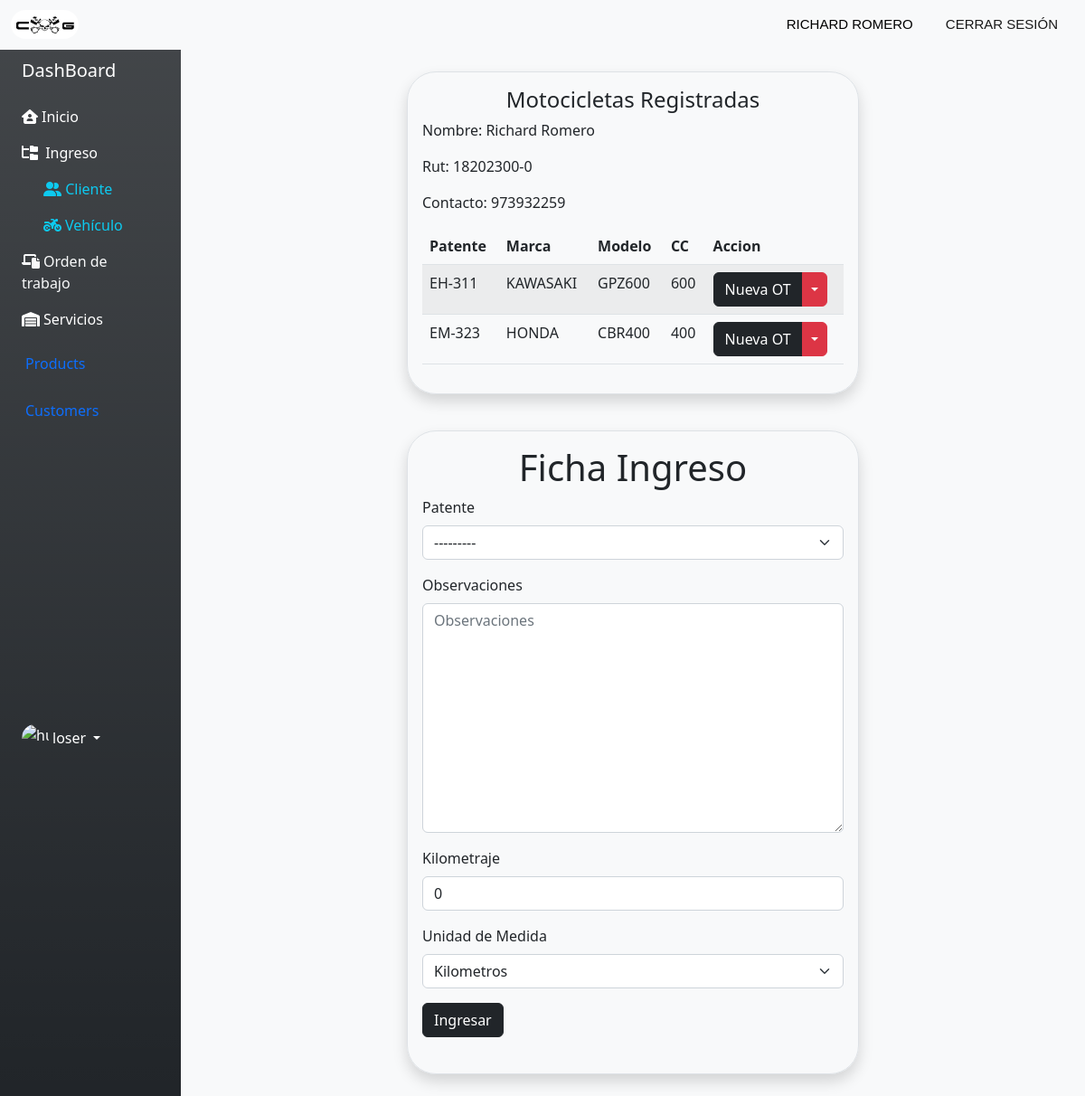
/view-bikes-client/18202300-0, run on the app's committed database.
### page/models.py (models this page shows, shortened)
class Cliente(models.Model):
    usuario_cli = models.ForeignKey(User, on_delete=models.CASCADE, verbose_name="Usuario", null=True)
    rut_cli = models.CharField(primary_key=True, max_length=11, verbose_name="Rut")
    nombre_cli = models.CharField(max_length=50, verbose_name="Nombre")
    apellido_cli = models.CharField(max_length= 100, verbose_name="Apellido")
    direccion_clie = models.CharField(max_length=250, verbose_name="Dirección")
    celular_cli = models.IntegerField(verbose_name="Número contacto")

class Vehiculo(models.Model):
    rut_cli = models.ForeignKey(Cliente, on_delete=models.CASCADE, verbose_name="Rut Cliente")
    patente_vh= models.CharField(primary_key=True, max_length=7, verbose_name="Patente")
    marca_vh = models.CharField(max_length=50, verbose_name="Marca")
    modelo_vh = models.CharField(max_length=50, verbose_name="Modelo")
    cilindrada_vh = models.PositiveIntegerField( verbose_name="Cilindrada")
    kilometraje_vh = models.PositiveIntegerField( verbose_name="Kilometraje")
    mill_km_vh = models.CharField(max_length=50, verbose_name="Unidad de Medida", choices=unidad_medida, default='Kilometros')
    def __str__(self):
        return self.patente_vh

### page/views.py (the view, shortened to what this page needs)
# urls.py: path('view-bikes-client/<str:rut>', view_bikes_client, name= "view-bikes-client"),
def view_bikes_client(request, rut):
    Mbikes = Vehiculo.objects.filter(rut_cli = rut)
    client = Cliente.objects.get(rut_cli = rut)
    form = Ficha_ingresoForm(request.POST or None)
    fi_client = Ficha_ingreso.objects.filter(rut_cli = rut)
    data = {
        "Mbikes" : Mbikes,
        "client" : client,
        "form" : form,
        "fi_client" : fi_client
    }
    return render(request, "app/view-bikes-client.html", data)

### page/forms.py
class Ficha_ingresoForm(forms.ModelForm):
    class Meta:
        model = Ficha_ingreso
        fields = '__all__'
        exclude = ('rut_cli',)

### page/templates/app/view-bikes-client.html (shortened to what this page needs)
{% extends 'layouts/base-dashboard.html' %}
{% load static %}
{% load django_bootstrap5 %}
{% block content %}
<div class="container-fluid">
    <div class="row">
        {% include "includes/sidebar.html" %}
        <div class="col mt-2">
            <div class="row d-flex justify-content-center">
                <div class="container">
                    <div class="row">
                        <div class="col-12 col-md-6 offset-md-3 mt-3 border rounded-5 shadow p-3 mb-4">
                            <div class="text-center">
                                <h4>Motocicletas Registradas</h4>
                            </div>
                            <div class="fs-6">
                                <p>Nombre: {{client.nombre_cli}} {{client.apellido_cli}} </p>
                                <p>Rut: {{client.rut_cli}}</p>
                                <p>Contacto: {{client.celular_cli}}</p>
                            </div>
                            <div class="">
                                <table class="table table-striped">
                                    <thead>
                                        <tr>
                                            <th scope="col">Patente</th>
                                            <th scope="col">Marca</th>
                                            <th scope="col">Modelo</th>
                                            <th scope="col">CC</th>
                                            <th scope="col">Accion</th>
                                        </tr>
                                    </thead>
                                    <tbody>
                                        {% for bike in Mbikes %}
                                        <tr>
                                            <td scope="row">{{bike.patente_vh}}</td>
                                            <td>{{bike.marca_vh}}</td>
                                            <td>{{bike.modelo_vh}}</td>
                                            <td>{{bike.cilindrada_vh}}</td>
                                            <td>
                                                <div class="btn-group">
                                                    <button type="button" class="btn btn-dark"
                                                        data-arg1="{{bike.patente_vh}}" onclick="data(this)"
                                                        id="{{bike.patente_vh}}">Nueva OT</button>
                                                    <button type="button"
                                                        class="btn btn-danger dropdown-toggle dropdown-toggle-split"
                                                        data-bs-toggle="dropdown" aria-expanded="false">
                                                    </button>
                                                </div>
                                            </td>
                                        </tr>
                                        {% endfor %}
                                    </tbody>
                                </table>
                            </div>
                        </div>
                    </div>
                    <div class="row">
                        <div class="col-12 col-md-6 offset-md-3 mt-3 border rounded-5 shadow p-3 mb-4">
                            <h3 class="display-6 text-center">Ficha Ingreso</h3>
                            <form action="" method="POST">
                                {% bootstrap_form form %}
                                <button type="submit" class="btn btn-dark">Ingresar</button>
                            </form>
                            <br>
                        </div>
                    </div>
                </div>
            </div>
        </div>
    </div>
</div>
{% endblock content %}

### page/static/css/style.css (style rules this page uses)
:root { --gradient-color: linear-gradient(180deg, rgba(57, 65, 62, 0.715) 0%, rgba(29, 31, 29, 0.527) 100%); }
body { margin: 0px; padding: 0px; overflow-X: hidden; overflow-Y: scroll; }

### page/static/css/style2.css (style rules this page uses)
* { margin: 0; padding: 0; box-sizing: border-box; overflow-wrap: break-word; }
:root { --gradient-color: linear-gradient(180deg, rgba(57, 65, 62, 0.715) 0%, rgba(29, 31, 29, 0.527) 100%); }

### data on the page
Cliente: nombre_cli "Richard", apellido_cli "Romero", rut_cli "18202300-0", celular_cli "973932259"
Vehiculo: patente_vh "EH-311", marca_vh "KAWASAKI", modelo_vh "GPZ600", cilindrada_vh "600", patente_vh "---------"
Vehiculo: patente_vh "EM-323", marca_vh "HONDA", modelo_vh "CBR400", cilindrada_vh "400"
Vehiculo: mill_km_vh "Kilometros"
